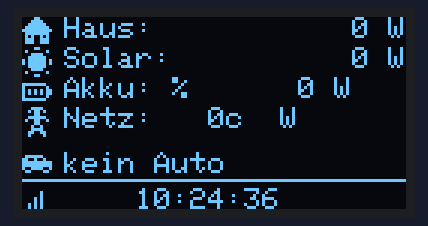
Simulated run of this sketch. Board: ESP8266 (NodeMCU). Shown: 128×64 one-colour display. WiFi joins after 1.5 s; servers stay silent unless stated; the display library's start-up logo is not drawn; uploads are accepted with an empty reply; the local clock reads 2024-03-15 10:24:30 at power-on unless the sketch sets it; what the sketch prints to the serial monitor is not drawn.

Above: at 6.4 s.
At 10.4 s:
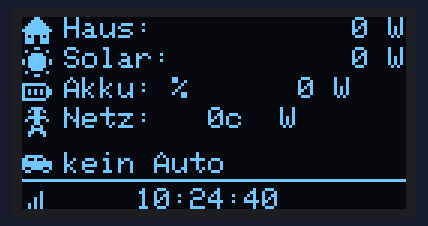
At 14.4 s:
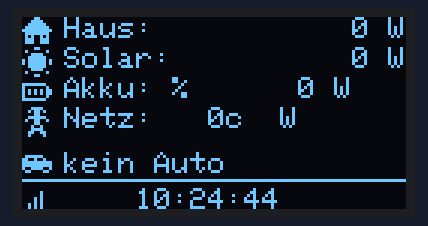
At 22.4 s:
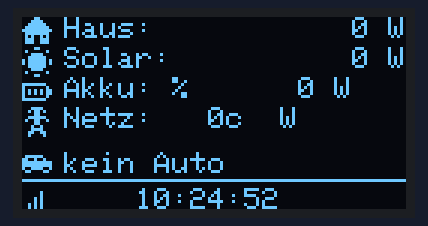
At 31.4 s:
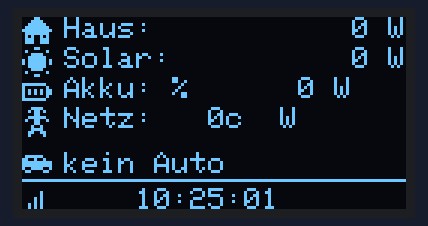
At 38.4 s:
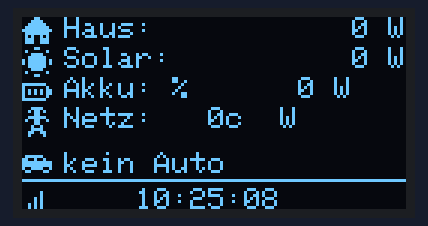

Measured:
- what the display in image 0 shows lasts 1.0 s, from 6.3 s to 7.3 s

The sketch:

evcc_status_display_SSD1306_github.ino
```cpp
#include <Wire.h>
#include <Adafruit_GFX.h>

#include <Adafruit_SSD1306.h>
//#include <Adafruit_SSD1306_EMULATOR.h> //OLED Emulator https://github.com/sam-peach/SSD1306-OLED-Emulator
#include <ESP8266WiFi.h>
#include <ESP8266HTTPClient.h>
#include <ArduinoJson.h>
#include <time.h>
//#include "secrets.h" // <-- Datei mit W-LAN SSID und Passwort

// Replace with your network credentials
const char* ssid = ""; //<--- W-LAN SSID
const char* password = ""; //<--- W-LAN Passwort


// Define NTP Client to get time
const char* ntpServer = "0.europe.pool.ntp.org"; // <--- Zeitserver z.B. FritzBox IP oder 0.europe.pool.ntp.org
const long gmtOffset_sec = 0;      // Offset für Ihre Zeitzone in Sekunden
const int daylightOffset_sec = 0;  // Offset für Sommerzeit in Sekunden

unsigned long lastTime = 0;
//String BootTime = "null";

//evcc api https://docs.evcc.io/docs/reference/api#rest-api
// Replace with the URL of the API
const char* url = "http://192.168.2.2:7070/api/state?jq={batteryPower,batterySoc,grid,homePower,pvPower,tariffGrid,loadpoints}"; //evcc IP <--- bitte änderen
unsigned long lastLoadpointSwitchTime = 0;
const int loadpointIds[] = {0, 1}; //alle loadpointIds mit komma getrennt eintragen z.B. {0, 1, 2}
const int numLoadpoints = sizeof(loadpointIds) / sizeof(loadpointIds[0]);
int currentLoadpointIndex = 0;
int loadpointId = loadpointIds[currentLoadpointIndex];


// OLED display parameters <-- bitte für denen OLED anpassen
  #define SCREEN_WIDTH 128     // OLED display width, in pixels
  #define SCREEN_HEIGHT 64     // OLED display height, in pixels
  #define OLED_RESET -1        // Reset pin # (or -1 if sharing Arduino reset pin)
  #define SCREEN_ADDRESS 0x3C  ///< See datasheet for Address; 0x3D for 128x64, 0x3C for 128x32
  Adafruit_SSD1306 display(SCREEN_WIDTH, SCREEN_HEIGHT, &Wire, OLED_RESET);
  //Adafruit_SSD1306_EMULATOR display(SCREEN_WIDTH, SCREEN_HEIGHT, &Wire, OLED_RESET); //OLED Emulator https://github.com/sam-peach/SSD1306-OLED-Emulator

#define x 14  // Rand links

// Definiere das Icon
  #define iconWidth 10
  #define iconHeight 10
  static const unsigned char PROGMEM iconBitmapCar[] = { 0x00, 0x00, 0x00, 0x00, 0x7e, 0x00, 0xc9, 0x00, 0xff, 0xc0, 0xff, 0xc0, 0x9e, 0x40, 0x61, 0x80, 0x00, 0x00, 0x00, 0x00 };
  static const unsigned char PROGMEM iconBitmapSun[] = { 0x0c, 0x00, 0x40, 0x80, 0x1e, 0x00, 0x3f, 0x00, 0xbf, 0x40, 0xbf, 0x40, 0x3f, 0x00, 0x1e, 0x00, 0x40, 0x80, 0x0c, 0x00 };
  static const unsigned char PROGMEM iconBitmapHome[] = { 0x00, 0x00, 0x0c, 0x00, 0x1e, 0x00, 0x3f, 0x00, 0x7f, 0x80, 0xff, 0xc0, 0x7f, 0x80, 0x52, 0x80, 0x73, 0x80, 0x73, 0x80 };
  static const unsigned char PROGMEM iconBitmapBatt[] = { 0x00, 0x00, 0x00, 0x00, 0xff, 0x00, 0x80, 0x80, 0xaa, 0xc0, 0xaa, 0xc0, 0x80, 0x80, 0xff, 0x00, 0x00, 0x00, 0x00, 0x00 };
  static const unsigned char PROGMEM iconBitmapGrid[] = { 0x1e, 0x00, 0x2d, 0x00, 0x0c, 0x00, 0x3f, 0x00, 0x4c, 0x80, 0x0c, 0x00, 0x12, 0x00, 0x1e, 0x00, 0x33, 0x00, 0x21, 0x00 };
  static const unsigned char PROGMEM iconBitmapEuro[] = { 0b00111100, 0b01000010, 0b10000000, 0b11111110, 0b10000000, 0b01000010, 0b00111100, 0b00000000};

//ADC_MODE(ADC_VCC); //https://arduino-esp8266.readthedocs.io/en/latest/libraries.html#wifi-esp8266wifi-library
//Serial.println(ESP.getVcc());

//Setup Http Client
  WiFiClient wifiClient;
  HTTPClient http;

void setup() {

// Convert compile date and time to string
  String compileDate = __DATE__;
  String compileTime = __TIME__;

// Enable Serial
  Serial.begin(9600);
  delay(1000);

// Enable OLED display
  // SSD1306_SWITCHCAPVCC = generate display voltage from 3.3V internally
  if (!display.begin(SSD1306_SWITCHCAPVCC, SCREEN_ADDRESS)) {
    Serial.println(F("SSD1306 allocation failed"));
    for (;;)
      ;  // Don't proceed, loop forever
  }

  // Show initial display buffer contents on the screen --
  // the library initializes this with an Adafruit splash screen.
  //display.setRotation(0);
  display.display();
  delay(2000);  // Pause for 2 seconds

  // Clear the buffer
  display.clearDisplay();
  display.setTextSize(1);       // Set text size. Increase number to increase size. //6px x 8px
  display.setTextColor(WHITE);  // Set text color.

// Connect to Wi-Fi network
  int i;
  WiFi.begin(ssid, password);
  while (WiFi.status() != WL_CONNECTED) {
    delay(1000);
    display.clearDisplay();
    display.setCursor(0, 0);
    display.println("SSID: " + String(ssid));

    //display.setCursor(0, 20);

    switch (i % 4) {
      case 0:
        display.println(F("Connecting to WiFi"));
        Serial.println(F("Connecting to WiFi"));
        break;
      case 1:
        display.println(F("Connecting to WiFi."));
        Serial.println(F("Connecting to WiFi."));
        break;
      case 2:
        display.println(F("Connecting to WiFi.."));
        Serial.println(F("Connecting to WiFi.."));
        break;
      case 3:
        display.println(F("Connecting to WiFi..."));
        Serial.println(F("Connecting to WiFi..."));
        break;
    }
    i++;
    if (i > 20) {
      i = 0;
    }
    //display.setCursor(0, 40);
    display.println();
    display.println("EVCC URL:");
    //display.println(String(url));
    String urlStr = String(url);
    display.println((urlStr.indexOf('?') != -1) ? urlStr.substring(0, urlStr.indexOf('?')) : urlStr);
    //display.println("loadpointId: " + String(loadpointId));
    //display.setCursor(0, 50);
    display.println();
    display.println("compileDate: " + compileDate + " " + compileTime);

    display.display();
  }
  Serial.println("Connected to WiFi");


// Initialize NTP client
  configTime(gmtOffset_sec, daylightOffset_sec, ntpServer);
  // set timezone to Berlin
  //setenv("TZ", "CET-1CEST,M3.5.0,M10.5.0/3", 1); // Setze die Zeitzone auf Mitteleuropäische Zeit (CET) und Sommerzeit (CEST)
  setenv("TZ", "CET-1CEST-2,M3.5.0/02:00:00,M10.5.0/03:00:00", 3);
  tzset();  // Wende die neue Zeitzone an

  while (!time(nullptr)) {
    delay(1000);
    Serial.println("Waiting for time synchronization...");
  }

  //time_t now = time(nullptr);  // Aktuelle Zeit abrufen
  //char timeStr[20];
  //strftime(timeStr, sizeof(timeStr), "%d.%m.%Y %H:%M:%S", localtime(&now));  // Formatieren des Zeit-Strings
  //BootTime = timeStr;                                                        // Serial.println(timeStr);

// Initialize http client
  http.begin(wifiClient, url);  // begin mit WiFiClient und URL

}

void loop() {

  if (millis() - lastTime >= 1000) {
    lastTime = millis();  // Speichern Sie die aktuelle Zeit
    //Serial.println(F("Runtime in s: ") + String(lastTime / 1000 / 60));
    // Nächste Aktion hier

    if (WiFi.status() == WL_CONNECTED) {

      //Output runtime
        //Serial.printf("Runtime: %lu min\n", lastTime / 1000 / 60);
        unsigned long runtime = millis() / 1000;
        unsigned int seconds = runtime % 60;
        unsigned int minutes = (runtime / 60) % 60;
        unsigned int hours = (runtime / 3600) % 24;
        unsigned int days = (runtime / 86400);

        Serial.printf("Laufzeit: %d Tage %02d:%02d:%02d\n", days, hours, minutes, seconds);

  // Alle 10 Sekunden Loadpoint wechseln
    if (millis() - lastLoadpointSwitchTime >= 10000) {
      lastLoadpointSwitchTime = millis();
      currentLoadpointIndex = (currentLoadpointIndex + 1) % numLoadpoints;
      loadpointId = loadpointIds[currentLoadpointIndex];
      Serial.printf("Wechsle zu Loadpoint ID: %d\n", loadpointId);
    }


      // Output WiFI RSSI
        // Lese die WiFi-Stärke aus und skaliere sie auf den Bereich 0-100%
        int rssi = WiFi.RSSI();
        int signal_strength = map(rssi, -100, -50, 0, 100);
        signal_strength = constrain(signal_strength, 0, 100);
        //Serial.printf("RSSI: %ddbm %d%%\n", rssi, signal_strength);

      // Output current time to serial monitor / OLED
      //Serial.println("Zeit Abfragen");  //Debug
      time_t now = time(nullptr);       // Aktuelle Zeit abrufen
      char timeStr[20];
      //strftime(timeStr, sizeof(timeStr), "%d.%m.%Y %H:%M:%S", localtime(&now));  // Formatieren des Zeit-Strings
      strftime(timeStr, sizeof(timeStr), "%H:%M:%S", localtime(&now));  // Formatieren des Zeit-Strings
      //Serial.println(timeStr);

      // Make a HTTP request
      //Serial.println("HTTP Client");  //Debug

      // Führe einen HTTP-GET-Aufruf aus

      int httpCode = http.GET();
      //Serial.println(F("HTTP Status Code :") + String(httpCode));  //Debug
      Serial.printf("HTTP Status Code: %d\n", httpCode);
      if (httpCode == HTTP_CODE_OK) {
        //Serial.println("payload = http.getString");  //Debug
        //Serial.println(ESP.getFreeHeap());
        String payload = http.getString();
        //Serial.println(ESP.getFreeHeap());
        //Serial.println(payload);

        // Konvertiere die empfangenen Daten in ein JSON-Dokument
        //Serial.println("deserializeJson(doc, payload)");  //Debug
        int doclen = payload.length(); //Lange der JSON Datei emittteln
        //Serial.println(doclen);
        //Serial.println(ESP.getFreeHeap());
        DynamicJsonDocument doc(doclen + 1000); //Größe der JSON Datei je nach größe der API z.B.: 2048 oder 4096 Byte
        deserializeJson(doc, payload);
        //Serial.println(ESP.getFreeHeap());
        //Serial.println("Extract the required data");  //Debug
        //Serial.println(doc.memoryUsage());
        // Extract the required data
          int batteryPower = doc["batteryPower"];
          //int invertedBatteryPower = -1 * batteryPower;
          int batterySoc = doc["batterySoc"];
          int gridPower = doc["grid"]["power"];
          int homePower = doc["homePower"];
          int pvPower = doc["pvPower"];
          float tariffGrid = doc["tariffGrid"].as<float>();

          int chargePower = doc["loadpoints"][loadpointId]["chargePower"];
          bool connected = doc["loadpoints"][loadpointId]["connected"];
          //bool connected = true;
          bool charging = doc["loadpoints"][loadpointId]["charging"];
          //charging = true;
          int vehicleSoc = doc["loadpoints"][loadpointId]["vehicleSoc"];
          int64_t chargeRemainingDurationSec = doc["loadpoints"][loadpointId]["chargeRemainingDuration"];
          String mode = doc["loadpoints"][loadpointId]["mode"];
          //int vehicleSoc = 80;
          //String vehicleName = "Gastfahrzeug";
          String vehicleName = doc["loadpoints"][loadpointId]["vehicleTitle"]; //vehicleName
        //auf rechtbündig und Links Formatieren
          //Serial.println("auf rechtbündig Formatieren"); //Debug
          char homePowerStr[7];                     //7 = Anzahl der Stellen
          sprintf(homePowerStr, "%6d", homePower);  //homePowerStr = Augabe, %6d = Anzahl freier Stellen, homePower = Datenquelle

          char BatteryPowerStr[10];                       //7 = Anzahl der Stellen
          sprintf(BatteryPowerStr, "%6d", batteryPower);  //homePowerStr = Augabe, %6d = Anzahl freier Stellen, homePower = Datenquelle

          char pvPowerStr[7];                    //7 = Anzahl der Stellen
          sprintf(pvPowerStr, "%6ld", pvPower);  //homePowerStr = Augabe, %6d = Anzahl freier Stellen, homePower = Datenquelle

          char gridPowerStr[7];                      //7 = Anzahl der Stellen
          sprintf(gridPowerStr, "%6ld", gridPower);  //homePowerStr = Augabe, %6d = Anzahl freier Stellen, homePower = Datenquelle

          char chargePowerStr[8];                        //7 = Anzahl der Stellen
          sprintf(chargePowerStr, "%6ld W", chargePower);  //homePowerStr = Augabe, %6d = Anzahl freier Stellen, homePower = Datenquelle

          char batterySocStr[4];                      //3 = Anzahl der Stellen
          sprintf(batterySocStr, "%3d", batterySoc);  //homePowerStr = Augabe, %2d = Anzahl freier Stellen, homePower = Datenquelle

          char tariffGridStr[3];                      //3 = Anzahl der Stellen
          //sprintf(tariffGridStr, "%.2f", tariffGrid);  //tariffGridStr = Augabe, %.2f = Nachkommastellen, tariffGrid = Datenquelle
          sprintf(tariffGridStr, "%3d", (int)(tariffGrid * 100));
          //Serial.println(tariffGridStr);
          char vehicleSocStr[4];                      //3 = Anzahl der Stellen
          sprintf(vehicleSocStr, "%3d", vehicleSoc);  //homePowerStr = Augabe, %2d = Anzahl freier Stellen, homePower = Datenquelle

          char vehicleNameStr[7];        //6 = Anzahl der Stellen + 1 (Fahrzeug Name wird nch 4 Zeichen abgeschitten)
          sprintf(vehicleNameStr, "%-6.6s", vehicleName.substring(0, 5) + ":");  //vehicleNameStr = Augabe, %-6.6s = Anzahl freier Stellen, vehicleName = Datenquelle

          //Serial.println(mode);
          char modeStr[8];
          if (mode == "off") {
              strcpy(modeStr, "Aus    ");
            } else if (mode == "pv") {
              strcpy(modeStr, "PV     ");
            } else if (mode == "minpv") {
              strcpy(modeStr, "Min+PV ");
            } else if (mode == "now") {
              strcpy(modeStr, "Schnell");
            } else {
            };
          //Serial.println(modeStr);

          //Output chargeRemainingDuration

          char chargeRemainingDurationStr[20];

          if (chargeRemainingDurationSec >= 0 && charging) {
            int seconds = chargeRemainingDurationSec % 60;
            int minutes = (chargeRemainingDurationSec / 60) % 60;
            int hours = chargeRemainingDurationSec / 3600;

            sprintf(chargeRemainingDurationStr, "%02d:%02d:%02d h", hours, minutes, seconds);
            //Serial.printf("Restzeit: %s\n", chargeRemainingDurationStr);
            //Serial.print("Sekunden: ");
            //Serial.println(chargeRemainingDurationSec);
          }


        // Display the extracted data on OLED display
            //Serial.println("Display the extracted data on OLED display");  //Debug

          String texts[] = {
            "Haus:      " + String(homePowerStr) + " W",
            "Solar:     " + String(pvPowerStr) + " W",
            "Akku: " + String(batterySocStr) + "% " + String(BatteryPowerStr) + " W",
            "Netz: " + String(tariffGridStr) + "c " + String(gridPowerStr) + " W",
            String(connected ? String(vehicleNameStr) + String(vehicleSocStr) + "% " + String(chargePowerStr) : "kein Auto"), //+ ":"
            String(charging ?  String(modeStr) + "  " + String(chargeRemainingDurationStr) : String(modeStr) + "    " + timeStr)
            //timeStr
            //BootTime,
            //"Laden: " + String(charging ? "Ja" : "Nein"),
            //"Auto: " + String(vehicleSoc) + "%  " + String(chargePower) + " W",
            //"Verbunden: " + String(connected ? "Ja " : "Nein") + String(charging ? "laden" : "")
          };
          display.clearDisplay();

          for (int i = 0; i < 6; i++) {
            switch (i) {
              //case 0: display.setCursor(x, 0); break;
              //case 1: display.setCursor(x, (i * 10)+2); break;
              case 4: display.setCursor(x, (i * 10) + 5); break;
              case 5: display.setCursor(x, (i * 10) + 7); break;
              default: display.setCursor(x, (i * 10));  //10px pro Zeile
            }
            display.println(texts[i]);
            //Serial.println(texts[i]);
          }

          //Serial.println("ICONS"); //Debug
            display.drawFastHLine(0, 54, 128, WHITE);  // draw a 1px high and 128px wide line
            display.drawBitmap(0, -1, iconBitmapHome, iconWidth, iconHeight, WHITE);
            display.drawBitmap(0, 10, iconBitmapSun, iconWidth, iconHeight, WHITE);
            display.drawBitmap(0, 20, iconBitmapBatt, iconWidth, iconHeight, WHITE);
            display.drawBitmap(0, 30, iconBitmapGrid, iconWidth, iconHeight, WHITE);
            display.drawBitmap(0, 44, iconBitmapCar, iconWidth, iconHeight, WHITE);
            //display.drawBitmap(70, 30, iconBitmapEuro, 8, 8, WHITE);

          //WiFi Stärke
            // Zeichne die Animation auf dem Display
            //Serial.println(signal_strength);
            // Zeichne diagonale Balken
            for (int i = 0; i < signal_strength / 10; i=i+2) {
              //display.fillRect(i * 2, 54, 1, 64 - i, WHITE);
              display.drawLine(i, 64, i, 64-i, WHITE);
            }

      } else {
        Serial.printf("HTTP request failed with error %d\n", httpCode);
      }
      //http.end();

    } else {
      display.clearDisplay();
      display.setCursor(0, 0);
      display.println("kein W-LAN :(");
    }
    //Serial.println("display.display()"); //Debug
    display.display();
    //delay(1000);
    // Ersetzen Sie delay(1000) durch:
  }
}
```
